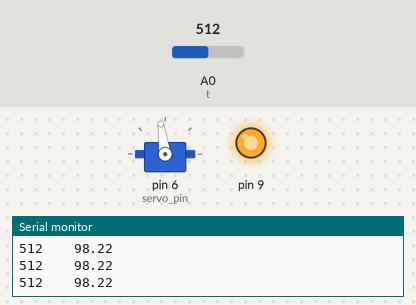
This sketch was run on a simulated Arduino Uno, built with avr-gcc and run on an emulated ATmega328P. On the bench: servo, output pins drawn as LEDs (lit = HIGH), the last lines printed to the serial monitor. Inputs (shaded band) come from the test bench; at power-on: A0 (t) = 512.

Above: at 1.2 s.
1.3 s: A0 (t) set to 716
At 2.5 s:
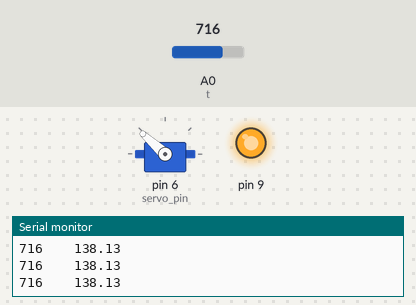
2.8 s: A0 (t) set to 900
At 3.1 s:
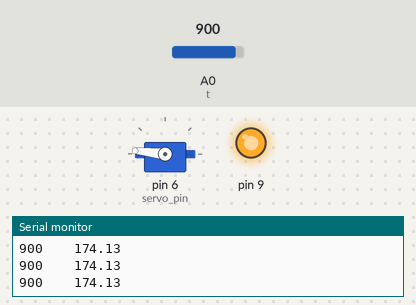
4.3 s: A0 (t) set to 1023
At 4.7 s:
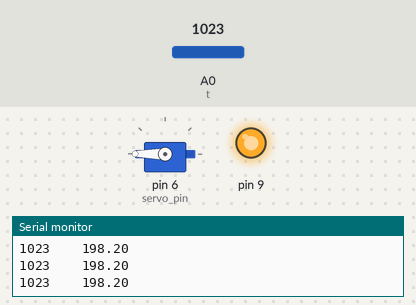
5.8 s: A0 (t) set to 306
At 6.3 s:
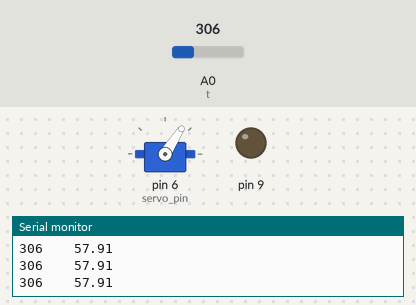
7.3 s: A0 (t) set to 122
At 7.9 s:
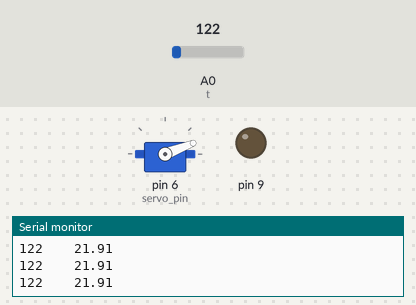
8.8 s: A0 (t) set to 108
At 9.5 s:
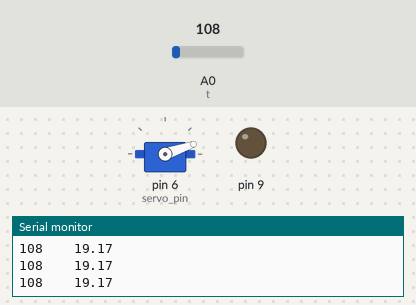
10.3 s: A0 (t) set to 90
Timing chart, 0 to 12.8 s (numbered marks = the images above; inputs shaded):
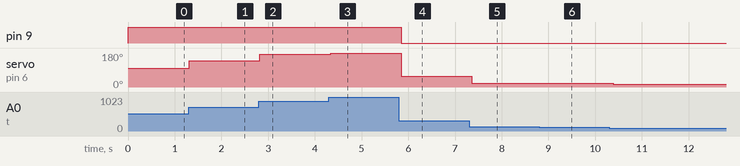

Measured:
- after the input at 1.3 s, servo on pin 6 (servo_pin): 98° → 138° at once
- after the input at 2.8 s, servo on pin 6 (servo_pin): 138° → 174° at once
- after the input at 4.3 s, servo on pin 6 (servo_pin): 174° → 180° at once
- after the input at 5.8 s, pin 9: HIGH → LOW after 0.05 s; servo on pin 6 (servo_pin): 180° → 57° after 0.05 s
- after the input at 7.3 s, servo on pin 6 (servo_pin): 57° → 21° after 0.06 s
- after the input at 8.8 s, servo on pin 6 (servo_pin): 21° → 19° after 0.07 s
- after the input at 10.3 s, servo on pin 6 (servo_pin): 19° → 15° after 0.09 s

The sketch:

test.ino
```cpp
#include <Servo.h>
Servo pointer;
int servo_pin = 6;
int t = A0;
void setup() {
  Serial.begin(9600);
  pinMode(t,INPUT);
  pinMode(servo_pin,OUTPUT);
  pointer.attach(servo_pin);
}

void loop() {
  int input = analogRead(t);
  Serial.print(input);
  Serial.print("    ");
  float servo_pos = (180.0/(930.0-10.0))*(input - 10.0);
  Serial.println(servo_pos);
  if(servo_pos > 95){
    analogWrite(9,255);
  }
  if(servo_pos < 95){
    analogWrite(9,0);
  }
  pointer.write(servo_pos);
  delay(100);
}
```
